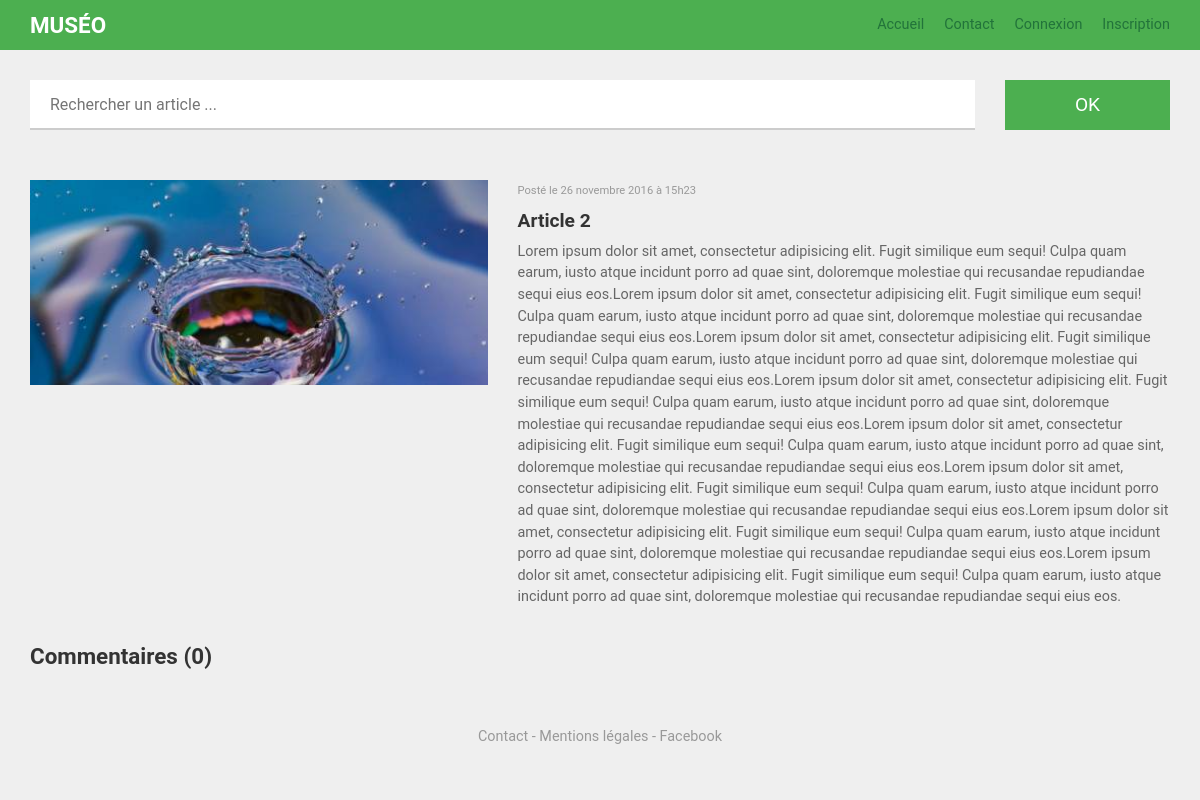
Before: /article.php?id=2 with the older database file.
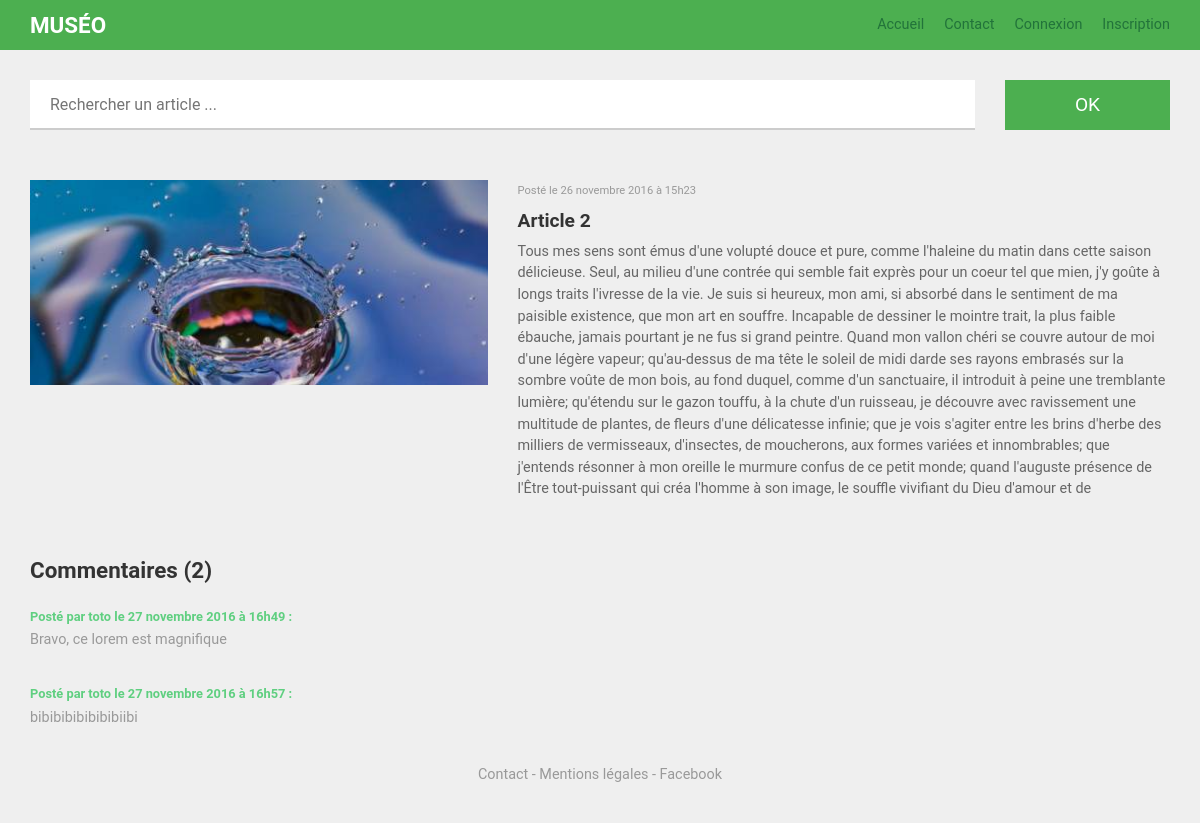
After: the same page with the newer database file.
### tables this page shows
CREATE TABLE `articles` (
  `id` int(3) NOT NULL,
  `titre` varchar(40) NOT NULL,
  `accroche` varchar(200) NOT NULL,
  `contenu` text NOT NULL,
  `publication` datetime NOT NULL DEFAULT CURRENT_TIMESTAMP,
  `image` varchar(30) NOT NULL
);

CREATE TABLE `commentaires` (
  `id` int(4) NOT NULL,
  `id_membre` int(3) NOT NULL,
  `id_article` int(3) NOT NULL,
  `commentaire` text NOT NULL,
  `publication` datetime NOT NULL DEFAULT CURRENT_TIMESTAMP
);

CREATE TABLE `membres` (
  `id` int(3) NOT NULL,
  `pseudo` varchar(15) NOT NULL,
  `email` varchar(50) NOT NULL,
  `password` varchar(255) NOT NULL
);

### fonctions/blog.php (called while the page is built, shortened)
<?php
function article(){
  global $bdd;
  $id = (int)$_GET["id"];
  $article = $bdd->prepare("SELECT id, titre, contenu, publication, image FROM articles WHERE id = ?");
  $article->execute([$id]);
  $article = $article->fetch();
  if (empty($article))
    header("Location : index.php");
  else
    return $article;
}
function format_date($publication){
  $publication  = explode(" ", $publication);
  $date = explode("-" , $publication[0]);
  $heure = explode(":", $publication[1]);
  $mois= ["", "janvier", "février", "mars", "avril", "mai", "juin", "juillet", "août", "septembre", "octobre", "novembre", "décembre"];
  $resultat = $date[2] . ' ' . $mois[(int)$date[1]] . ' ' . $date[0] . ' à ' . $heure[0] . 'h' . $heure[1];
  return $resultat;
}
function nb_commentaires() {
    global $bdd;
    $id_article = (int)$_GET["id"];
    $nb_commentaires = $bdd->prepare("SELECT COUNT(*) FROM commentaires WHERE id_article = ?");
    $nb_commentaires->execute([$id_article]);
    $nb_commentaires = $nb_commentaires->fetch()[0];
    return $nb_commentaires;
}
function commentaires() {
    global $bdd;
    $id_article = (int)$_GET["id"];
    $commentaires = $bdd->prepare("SELECT commentaires.*, membres.pseudo FROM commentaires INNER JOIN membres ON commentaires.id_membre = membres.id AND commentaires.id_article = ?");
    $commentaires->execute([$id_article]);
    $commentaires = $commentaires->fetchAll();
    return $commentaires;
}
 ?>

### article.php (the view, shortened to what this page needs)
<?php
require_once "fonctions/bdd.php";
include_once "fonctions/blog.php";
$article = article();
$nb_commentaires = nb_commentaires();
$commentaires = commentaires();
 ?>
<!DOCTYPE html>
<html lang="fr">
<head>
    <link rel="stylesheet" href="https://maxcdn.bootstrapcdn.com/bootstrap/3.3.5/css/bootstrap.min.css">
    <link rel="stylesheet" href="main.css">
</head>
<body>
    <?php include "header.php" ?>
    <div class="container article">
        <div class="row">
            <form method="post" action="index.php">
                <div class="col-sm-10">
                    <input type="text" name="query" placeholder="Rechercher un article ..." value="<? if(isset($_POST["query"])) echo $_POST["query"] ?>">
                </div>
                <div class="col-sm-2">
                    <input type="submit" value="OK">
                </div>
            </form>
        </div>
        <div class="row">
            <article>
                <div class="col-sm-5">
                    <img src="img/<?= $article["image"]?>" alt="<?= $article["image"]?>">
                </div>
                <div class="col-sm-7">
                    <p class="date">Posté le <time datetime="<?= $article["publication"]?>"><?= format_date($article["publication"])?></time></p>
                    <h1><?= $article["titre"]?></h1>
                    <p><?= $article["contenu"]?></p>
                </div>
            </article>
        </div>
    </div>
    <div class="container commentaires">
        <div class="row">
            <div class="col-xs-12">
                <h1>Commentaires (<?= $nb_commentaires ?>)</h1>
            </div>
        </div>
        <?php
        foreach ($commentaires as $commentaire) :
        ?>
        <div class="row commentaire">
            <div class="col-xs-12">
                <p class="date">Posté par <?= $commentaire["pseudo"] ?> le <time datetime="<?= $commentaire["publication"] ?>"><?= format_date($commentaire["publication"]) ?></time> :</p>
                <p><?= $commentaire["commentaire"] ?></p>
            </div>
        </div>
        <?php
        endforeach;
        ?>
        <footer>
            <div class="row">
                <div class="col-xs-12">
                    <a href="contact.html">Contact</a> - <a href="mentions.html">Mentions légales</a> - <a href="https://www.facebook.com/infoprog.tuto">Facebook</a>
                </div>
            </div>
        </footer>
    </div>
</body>
</html>

Changed rows visible on the page:
changed articles "Article 2": contenu "Lorem ipsum dolor sit amet, consectetur adipisicing elit. Fugit similique eum sequi! Culpa quam earum, iusto atque incidunt porro ad quae sint, doloremque molestiae qui recusandae repudiandae sequi eius eos.Lorem ipsum dolor sit amet, consectetur adipisicing elit. Fugit similique eum sequi! Culpa quam earum, iusto atque incidunt porro ad quae sint, doloremque molestiae qui recusandae repudiandae sequi eius eos.Lorem ipsum dolor sit amet, consectetur adipisicing elit. Fugit similique eum sequi! Culpa quam earum, iusto atque incidunt porro ad quae sint, doloremque molestiae qui recusandae repudiandae sequi eius eos.Lorem ipsum dolor sit amet, consectetur adipisicing elit. Fugit similique eum…" → "Tous mes sens sont émus d'une volupté douce et pure, comme l'haleine du matin dans cette saison délicieuse. Seul, au milieu d'une contrée qui semble fait exprès pour un coeur tel que mien, j'y goûte à longs traits l'ivresse de la vie. Je suis si heureux, mon ami, si absorbé dans le sentiment de ma paisible existence, que mon art en souffre. Incapable de dessiner le mointre trait, la plus faible ébauche, jamais pourtant je ne fus si grand peintre. Quand mon vallon chéri se couvre autour de moi d'une légère vapeur; qu'au-dessus de ma tête le soleil de midi darde ses rayons embrasés sur la sombre voûte de mon bois, au fond duquel, comme d'un sanctuaire, il introduit à peine une tremblante…"
added commentaires: id_membre.pseudo "toto", publication "27 novembre 2016 à 16h49", commentaire "Bravo, ce lorem est magnifique"
added commentaires: id_membre.pseudo "toto", publication "27 novembre 2016 à 16h57", commentaire "bibibibibibibibiibi"
Other visible differences:
$nb_commentaires: "0" → "2"
